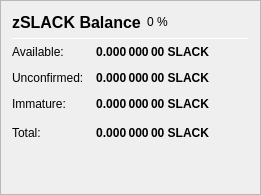
                   <widget class="QFrame" name="frame_ZerocoinBalances">
                    <property name="frameShape">
                     <enum>QFrame::StyledPanel</enum>
                    </property>
                    <property name="frameShadow">
                     <enum>QFrame::Raised</enum>
                    </property>
                    <layout class="QVBoxLayout" name="verticalLayout_7">
                     <item>
                      <layout class="QHBoxLayout" name="horizontalLayout_8" stretch="0,0,0">
                       <item>
                        <widget class="QLabel" name="label_5z_3">
                         <property name="minimumSize">
                          <size>
                           <width>0</width>
                           <height>20</height>
                          </size>
                         </property>
                         <property name="font">
                          <font>
                           <pointsize>12</pointsize>
                           <weight>75</weight>
                           <bold>true</bold>
                          </font>
                         </property>
                         <property name="text">
                          <string>zSLACK Balance</string>
                         </property>
                        </widget>
                       </item>
                       <item>
                        <widget class="QLabel" name="labelzSLACKPercent">
                         <property name="text">
                          <string notr="true">0 %</string>
                         </property>
                        </widget>
                       </item>
                       <item>
                        <spacer name="horizontalSpacer_11">
                         <property name="orientation">
                          <enum>Qt::Horizontal</enum>
                         </property>
                         <property name="sizeHint" stdset="0">
                          <size>
                           <width>40</width>
                           <height>20</height>
                          </size>
                         </property>
                        </spacer>
                       </item>
                      </layout>
                     </item>
                     <item>
                      <widget class="Line" name="line_ZerocoinBalance">
                       <property name="minimumSize">
                        <size>
                         <width>0</width>
                         <height>1</height>
                        </size>
                       </property>
                       <property name="maximumSize">
                        <size>
                         <width>16777215</width>
                         <height>1</height>
                        </size>
                       </property>
                       <property name="orientation">
                        <enum>Qt::Horizontal</enum>
                       </property>
                      </widget>
                     </item>
                     <item>
                      <layout class="QGridLayout" name="gridLayout_5">
                       <property name="spacing">
                        <number>12</number>
                       </property>
                       <item row="1" column="0">
                        <widget class="QLabel" name="labelzBalanceMatureText">
                         <property name="toolTip">
                          <string>Mature: more than 20 confirmation and more than 1 mint of the same denomination after it was minted.
These zSLACK are spendable.</string>
                         </property>
                         <property name="text">
                          <string>Available:</string>
                         </property>
                        </widget>
                       </item>
                       <item row="1" column="1">
                        <widget class="QLabel" name="labelzBalanceMature">
                         <property name="font">
                          <font>
                           <weight>75</weight>
                           <bold>true</bold>
                          </font>
                         </property>
                         <property name="toolTip">
                          <string>Mature: more than 20 confirmation and more than 1 mint of the same denomination after it was minted.
These zSLACK are spendable.</string>
                         </property>
                         <property name="text">
                          <string notr="true">0.000 000 00 SLACK</string>
                         </property>
                         <property name="alignment">
                          <set>Qt::AlignRight|Qt::AlignTrailing|Qt::AlignVCenter</set>
                         </property>
                        </widget>
                       </item>
                       <item row="2" column="0">
                        <widget class="QLabel" name="labelzBalanceUnconfirmedText">
                         <property name="toolTip">
                          <string>Unconfirmed: less than 20 confirmations
Immature: confirmed, but less than 1 mint of the same denomination after it was minted</string>
                         </property>
                         <property name="text">
                          <string>Unconfirmed:</string>
                         </property>
                        </widget>
                       </item>
                       <item row="2" column="1">
                        <widget class="QLabel" name="labelzBalanceUnconfirmed">
                         <property name="font">
                          <font>
                           <weight>75</weight>
                           <bold>true</bold>
                          </font>
                         </property>
                         <property name="toolTip">
                          <string>Unconfirmed: less than 20 confirmations
Immature: confirmed, but less than 1 mint of the same denomination after it was minted</string>
                         </property>
                         <property name="text">
                          <string notr="true">0.000 000 00 SLACK</string>
                         </property>
                         <property name="alignment">
                          <set>Qt::AlignRight|Qt::AlignTrailing|Qt::AlignVCenter</set>
                         </property>
                        </widget>
                       </item>
                       <item row="3" column="0">
                        <widget class="QLabel" name="labelzBalanceImmatureText">
                         <property name="toolTip">
                          <string>Unconfirmed: less than 20 confirmations
Immature: confirmed, but less than 1 mint of the same denomination after it was minted</string>
                         </property>
                         <property name="text">
                          <string>Immature:</string>
                         </property>
                        </widget>
                       </item>
                       <item row="3" column="1">
                        <widget class="QLabel" name="labelzBalanceImmature">
                         <property name="font">
                          <font>
                           <weight>75</weight>
                           <bold>true</bold>
                          </font>
                         </property>
                         <property name="toolTip">
                          <string>Unconfirmed: less than 20 confirmations
Immature: confirmed, but less than 1 mint of the same denomination after it was minted</string>
                         </property>
                         <property name="text">
                          <string notr="true">0.000 000 00 SLACK</string>
                         </property>
                         <property name="alignment">
                          <set>Qt::AlignRight|Qt::AlignTrailing|Qt::AlignVCenter</set>
                         </property>
                        </widget>
                       </item>
                       <item row="4" column="0">
                        <widget class="QLabel" name="labelzBalanceText">
                         <property name="toolTip">
                          <string>Your current zSLACK balance, unconfirmed and immature zSLACK included.</string>
                         </property>
                         <property name="text">
                          <string>Total:</string>
                         </property>
                        </widget>
                       </item>
                       <item row="4" column="1">
                        <widget class="QLabel" name="labelzBalance">
                         <property name="font">
                          <font>
                           <weight>75</weight>
                           <bold>true</bold>
                          </font>
                         </property>
                         <property name="cursor">
                          <cursorShape>IBeamCursor</cursorShape>
                         </property>
                         <property name="toolTip">
                          <string>Your current zSLACK balance, unconfirmed and immature zSLACK included.</string>
                         </property>
                         <property name="text">
                          <string notr="true">0.000 000 00 SLACK</string>
                         </property>
                         <property name="alignment">
                          <set>Qt::AlignRight|Qt::AlignTrailing|Qt::AlignVCenter</set>
                         </property>
                         <property name="textInteractionFlags">
                          <set>Qt::LinksAccessibleByMouse|Qt::TextSelectableByKeyboard|Qt::TextSelectableByMouse</set>
                         </property>
                        </widget>
                       </item>
                       <item row="4" column="2">
                        <spacer name="horizontalSpacer_4">
                         <property name="orientation">
                          <enum>Qt::Horizontal</enum>
                         </property>
                         <property name="sizeHint" stdset="0">
                          <size>
                           <width>40</width>
                           <height>20</height>
                          </size>
                         </property>
                        </spacer>
                       </item>
                      </layout>
                     </item>
                     <item>
                      <spacer name="verticalSpacer_4">
                       <property name="orientation">
                        <enum>Qt::Vertical</enum>
                       </property>
                       <property name="sizeHint" stdset="0">
                        <size>
                         <width>20</width>
                         <height>40</height>
                        </size>
                       </property>
                      </spacer>
                     </item>
                    </layout>
                   </widget>
